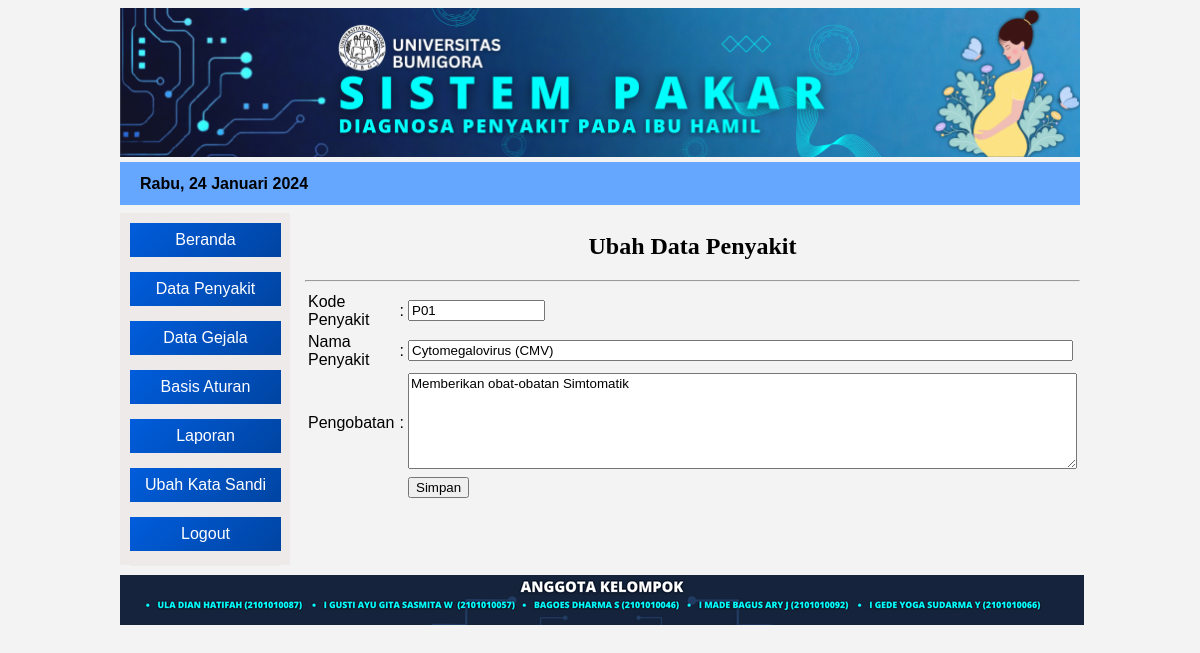
Screenshot of /admin/index.php?open=Penyakit-Edit&kode=P01 (signed in) with the database file from the repository.
### tables this page shows
CREATE TABLE `tblpenyakit` (
  `kd_penyakit` varchar(20) NOT NULL,
  `nm_penyakit` varchar(40) NOT NULL,
  `nl_penyakit` float NOT NULL,
  `pengobatan` text NOT NULL
);

### admin/penyakit_edit.php (the view, shortened to what this page needs)
<center><h2> Ubah Data Penyakit </h2></center> <hr>
<?php
 include "../lib/koneksi.php";
 ?>
<?php
 $kdpenyakit=$_GET['kode'];
 $data = mysqli_query($konek, "select * from tblpenyakit where kd_penyakit='$kdpenyakit'");
 $hasil = mysqli_fetch_array($data);
 ?>
  <form method="POST" >
    <table >
       <tr>
       	  <td>Kode Penyakit </td>
          <td>:</td>
       	  <td><input type="text" name="kd_penyakit" size="14" value="<?php echo $hasil['kd_penyakit'] ;?>" readonly="readonly"/></td>
       </tr>
       <tr>
       	 <td>Nama Penyakit</td>
         <td>:</td>
       	 <td><input type="text" name="nm_penyakit" size="80" maxlength="30" value="<?php echo $hasil['nm_penyakit'] ;?>" autofocus>
       	 </td>
       </tr>
       <tr>
         <td>Pengobatan</td>
         <td>:</td>
         <td><textarea cols="81" rows="6" name="pengobatan"><?php echo $hasil['pengobatan']; ?></textarea></td>
       </tr>
       <tr>
       	  <td>&nbsp;</td>
          <td>&nbsp;</td>
       	  <td><input type="submit" name="btnsimpan" value="Simpan"></td>
       </tr>
    </table>
 </form>

### css/desig1.css (style rules this page uses)
* { font-family: Arial, tahoma, sans-serif; }
body { background-color: #f3f3f3; }
#isi h2 { font-family: tahoma, "Times New Roman", "Maiandra GD", sans-serif; }

### rows the page displays
tblpenyakit: kd_penyakit "P01", nm_penyakit "Cytomegalovirus (CMV)", pengobatan "Memberikan obat-obatan Simtomatik"

### other values shown
$namabln "Rabu"
$tgl "24"
$namabulan "Januari"
$thn "2024"
